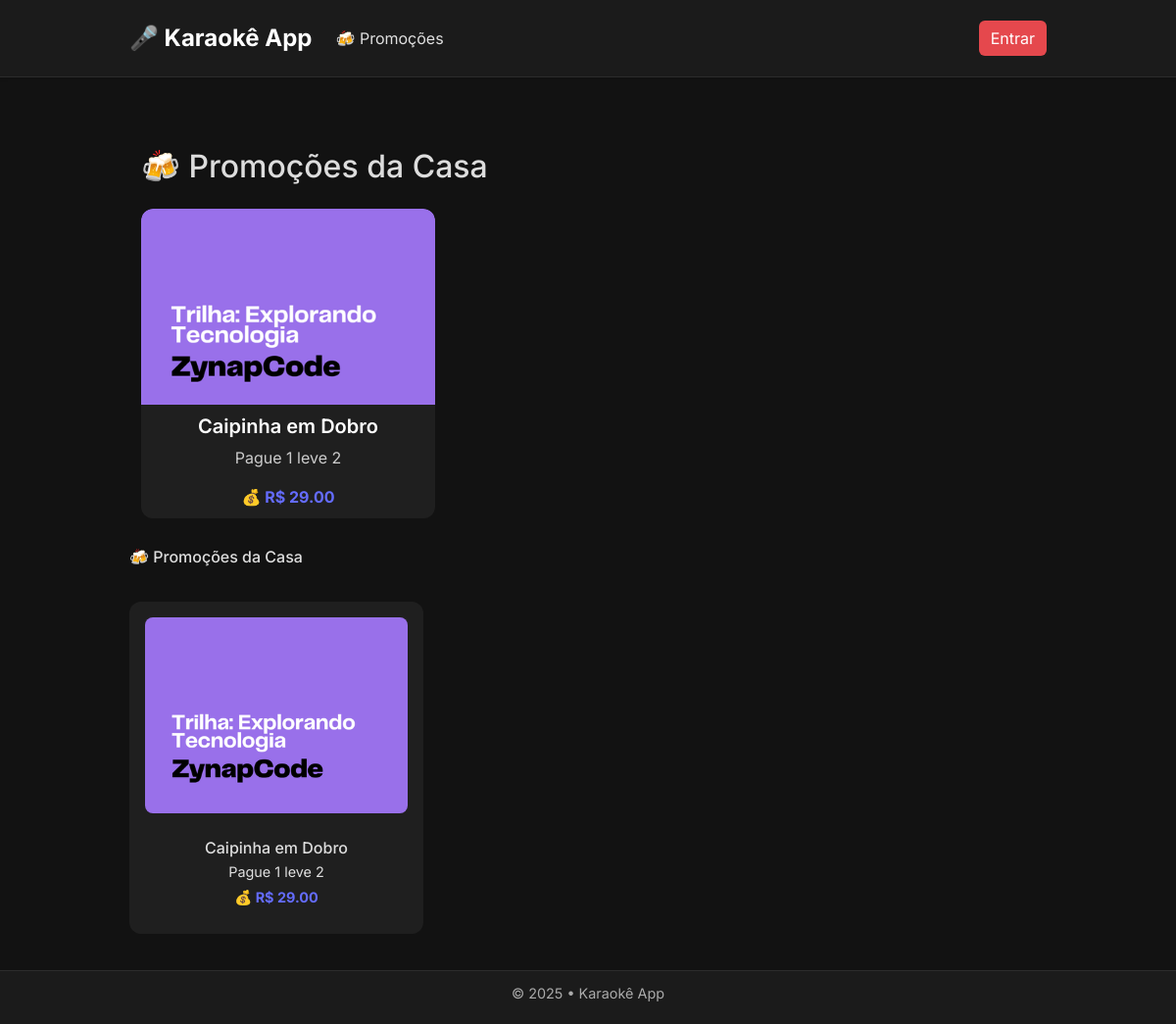
Before: /promocoes/ with the older database file.
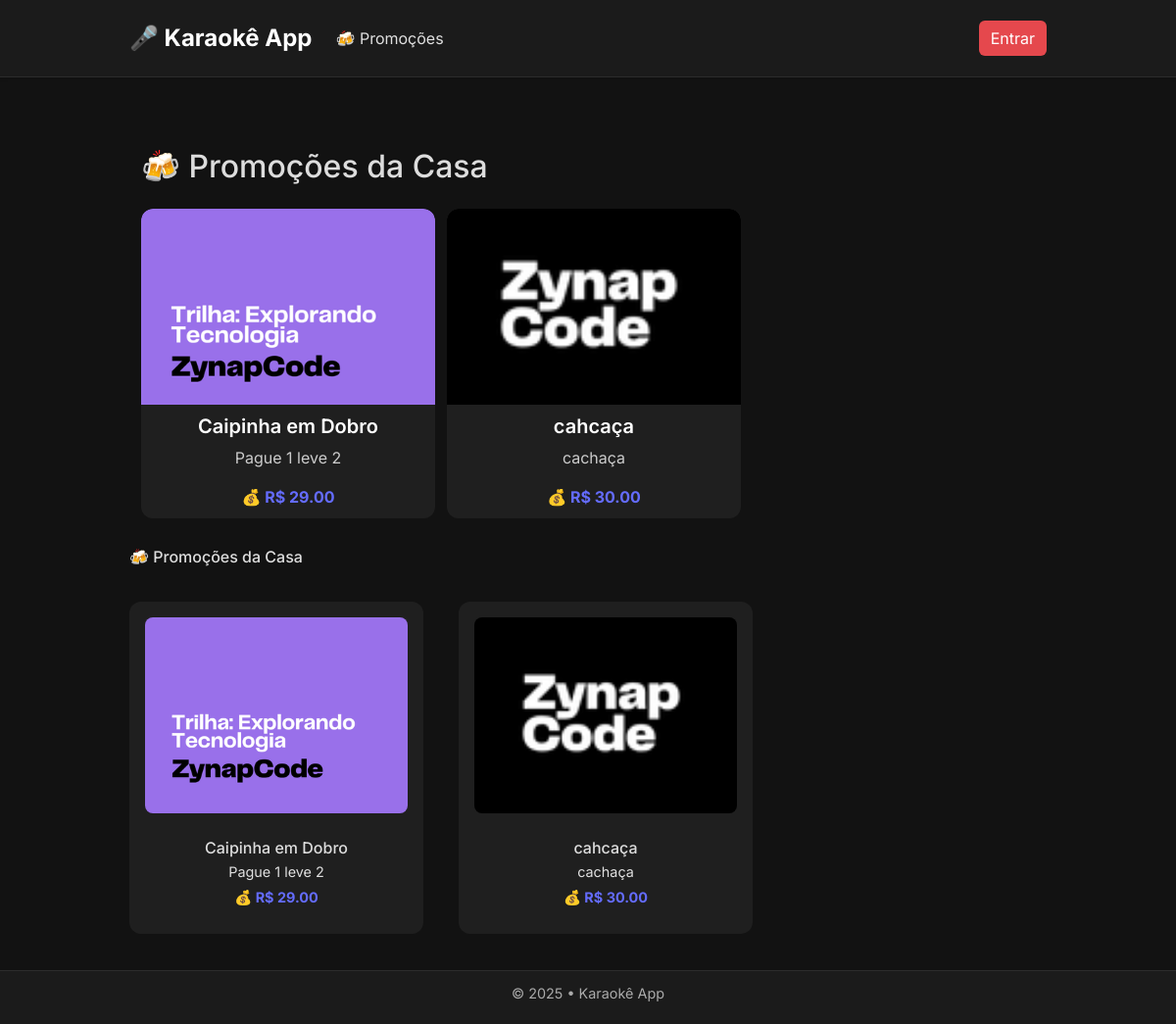
After: the same page with the newer database file.
### fila_karaoke/models.py (models this page shows, shortened)
class Promocao(models.Model):
    titulo = models.CharField(max_length=200, blank=True, null=True)  # nome da promoção
    imagem = models.ImageField(upload_to='promocoes/')               # foto do combo ou promoção
    descricao = models.TextField(blank=True, null=True)              # texto explicativo da promoção
    valor = models.DecimalField(max_digits=8, decimal_places=2)      # valor do combo ou promoção

### fila_karaoke/views.py (the view)
# urls.py: path('promocoes/', views.promocoes, name='promocoes'),
def promocoes(request):
    promocoes = Promocao.objects.all()
    return render(request, 'promocoes.html', {'promocoes': promocoes})

### fila_karaoke/templates/promocoes.html (shortened to what this page needs)
{% extends "base.html" %}
{% block content %}
<div class="container mt-4">
  <h2 class="mb-4" style="color: #ddd;">🍻 Promoções da Casa</h2>
  <div class="row">
    {% for promo in promocoes %}
      <div class="col-md-4 mb-4">
        <div class="card h-100">
          <img src="{{ promo.imagem.url }}" class="card-img-top" alt="{{ promo.titulo }}">
          <div class="card-body d-flex flex-column">
            <h5 class="card-title">{{ promo.titulo }}</h5>
            <p class="card-text flex-grow-1">{{ promo.descricao }}</p>
            <p class="card-text fw-bold">💰 R$ {{ promo.valor }}</p>
          </div>
        </div>
      </div>
    {% empty %}
      <p style="color: #999; font-style: italic;">Nenhuma promoção cadastrada.</p>
    {% endfor %}
  </div>
</div>
{% endblock %}

### fila_karaoke/templates/base.html (shortened to what this page needs)
<!DOCTYPE html>
<html lang="pt-br">
<head>
    <link href="https://cdn.jsdelivr.net/npm/bootstrap@5.3.3/dist/css/bootstrap.min.css" rel="stylesheet" />
</head>
<body>
    {% include "header.html" %}
    <main class="container py-5 flex-grow-1">
        {% block content %}{% endblock %}
    </main>
    {% if promocoes %}
    <div class="container mb-5">
        <h5 class="mb-3" style="font-size: 1rem;">🍻 Promoções da Casa</h5>
        <div class="promo-cards-container">
            {% for promo in promocoes %}
            <div class="card p-3 d-flex flex-column align-items-center promo-card">
                <img src="{{ promo.imagem.url }}" alt="{{ promo.titulo }}" />
                <div class="card-body">
                    <h6 class="mb-1">{{ promo.titulo }}</h6>
                    <p class="mb-1 text-truncate" style="max-width: 100%;">{{ promo.descricao|truncatechars:50 }}</p>
                    <p class="fw-bold mb-0">💰 R$ {{ promo.valor }}</p>
                </div>
            </div>
            {% endfor %}
        </div>
    </div>
    {% endif %}
    <body>
        <p>..</p>
    </body>
    {% include "footer.html" %}
</body>
</html>

### fila_karaoke/templates/header.html (shortened to what this page needs)
{% load static %}
<nav class="navbar navbar-expand-lg navbar-dark navbar-notion py-3 shadow-sm">
  <div class="container">
    <a class="navbar-brand fw-bold text-white" href="{% url 'fila_karaoke' %}" style="font-size: 1.5rem;">
      🎤 Karaokê App
    </a>
    <div class="collapse navbar-collapse" id="navbarNav">
      <ul class="navbar-nav me-auto mb-2 mb-lg-0">
        <li class="nav-item">
          <a class="nav-link" href="{% url 'promocoes' %}">🍻 Promoções</a>
        </li>
      </ul>
      <ul class="navbar-nav ms-auto mb-2 mb-lg-0">
        {% if user.is_authenticated %}
          <li class="nav-item">
            <span class="nav-link text-white-50">Olá, {{ user.username }}</span>
          </li>
          <li class="nav-item">
            <form method="post" action="{% url 'logout' %}">
              {% csrf_token %}
              <button type="submit" class="btn btn-link nav-link text-danger p-0" style="border:none; background:none;">
                Sair
              </button>
            </form>
          </li>
          {% if user.is_staff %}
            <li class="nav-item">
              <a class="nav-link" href="{% url 'painel_admin' %}">⚙️ Admin</a>
            </li>
          {% endif %}
        {% else %}
          <li class="nav-item">
            <a class="btn btn-danger ms-2" href="{% url 'login' %}">Entrar</a>
          </li>
        {% endif %}
      </ul>
    </div>
  </div>
</nav>

### fila_karaoke/templates/footer.html
 {% load static %}
<footer style="
    position: fixed;
    bottom: 0;
    width: 100%;
    background-color: #1b1b1b;
    border-top: 1px solid #2c2c2c;
    color: #aaaaaa;
    font-family: 'Inter', sans-serif;
    font-size: 0.9rem;
    z-index: 1000;
">
    <div style="text-align: center; padding-bottom: 8px;">
        <p style="margin: 0;">&copy; 2025 • Karaokê App</p>
    </div>
</footer>

### fila_karaoke/templates/base.html (style rules this page uses)
html, body { height: 100%; margin: 0; background-color: #121212; color: #e0e0e0; font-family: 'Inter', 'Helvetica Neue', Helvetica, Arial, sans-serif; }
body { display: flex; flex-direction: column; min-height: 100vh; padding-bottom: 80px; }
.container { max-width: 100%; }
a { color: #646cff; text-decoration: none; transition: color 0.3s ease; }
footer { position: fixed; bottom: 0; width: 100%; background-color: #1b1b1b; text-align: center; padding: 12px 0; color: #999999; font-size: 0.9rem; border-top: 1px solid #2c2c2c; z-index: 1000; font-family: 'Inter', sans-serif; user-select: none; }
.card { background-color: #1f1f1f; border: none; color: #e0e0e0; border-radius: 12px; width: 300px; margin-right: 20px; display: flex; flex-direction: column; align-items: center; overflow: hidden; flex-shrink: 0; }
.card img { width: 100%; height: 200px; object-fit: cover; }
.card-body { padding: 10px; text-align: center; }
h5, h6 { color: #ddd; }
.promo-card img { max-width: 100%; border-radius: 8px; }
.promo-card { font-size: 0.9rem; gap: 1rem; }
main { min-height: 60vh; }
.promo-cards-container { display: flex; overflow-x: hidden; gap: 1rem; animation: scroll-cards 15s linear infinite; padding: 20px 0; justify-content: flex-start; }

### fila_karaoke/templates/promocoes.html (style rules this page uses)
.card { background-color: #1f1f1f; border: none; border-radius: 12px; color: #e0e0e0; transition: transform 0.2s ease; }
.card-img-top { border-top-left-radius: 12px; border-top-right-radius: 12px; object-fit: cover; height: 180px; }
.card-title { font-weight: 600; color: #ffffff; }
.card-text { color: #cccccc; }
.fw-bold { color: #646cff; }
.container { max-width: 960px; }

### fila_karaoke/templates/header.html (style rules this page uses)
body { background-color: #121212; font-family: 'Inter', sans-serif; color: #e0e0e0; }
.navbar-notion { background-color: #1b1b1b !important; border-bottom: 1px solid #2c2c2c; }
.navbar-notion .nav-link { color: #e0e0e0 !important; transition: color 0.3s ease; }
.navbar-notion .btn-danger { background-color: #e5484d; border: none; }

Changed rows visible on the page:
added Promocao: imagem (picture), titulo "cahcaça", descricao "cachaça", valor "30.00"
